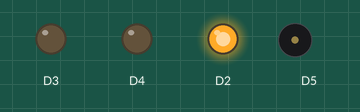
Simulated run of this sketch. Board: ESP8266 (NodeMCU). Shown: output pins drawn as LEDs (lit = HIGH), buzzer (waves = sounding).

Above: at 2.5 s.
At 5.7 s:
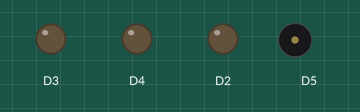
At 8.5 s:
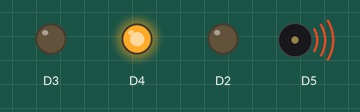
At 17.5 s:
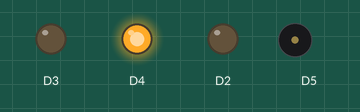
At 33.2 s:
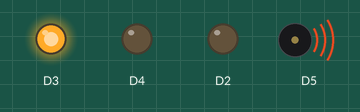
Timing chart, 0 to 33.8 s (numbered marks = the images above):
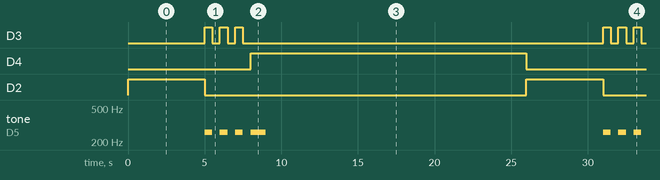

Measured:
- by itself, D3: repeats every 26.0 s: 2 × (LOW 0.50 s, HIGH 0.50 s), LOW 23.5 s, HIGH 0.50 s
- by itself, D4: alternates HIGH for 18.0 s and LOW for 8.0 s
- by itself, D2: alternates HIGH for 5.0 s and LOW for 21.0 s
- by itself, tone on D5: repeats every 26.0 s: 2 × (silent 0.50 s, 261 Hz 0.50 s), silent 0.50 s, 261 Hz 1.0 s, silent 22.0 s, 261 Hz 0.50 s

The sketch:

esp8266-kids-race-light.ino
```cpp
// Very basic traffic light for kids' toys

void setup() {

  pinMode(D2, OUTPUT);
  digitalWrite(D2, LOW);

  pinMode(D3, OUTPUT);
  digitalWrite(D3, LOW);

  pinMode(D4, OUTPUT);
  digitalWrite(D4, LOW);

  pinMode(D5, OUTPUT);
  digitalWrite(D5, LOW);
}

void loop() {

  noTone(D5);

  digitalWrite(D2, HIGH);
  digitalWrite(D3, LOW);
  digitalWrite(D4, LOW);

  delay ( 5000 );

  digitalWrite(D2, LOW);
  digitalWrite(D3, LOW);
  digitalWrite(D4, LOW);

  for (int i = 0; i < 3; i++) {
    tone(D5, 261, 500);
    digitalWrite(D3, HIGH);
    delay ( 500 );
    digitalWrite(D3, LOW);
    delay ( 500 );
  }

  digitalWrite(D2, LOW);
  digitalWrite(D3, LOW);
  digitalWrite(D4, HIGH);

  tone(D5,261, 1000);

  delay ( 18000 );
}
```
